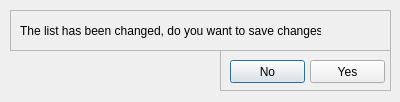
<?xml version="1.0" encoding="UTF-8"?>
<ui version="4.0">
 <class>SaveChanges</class>
 <widget class="QDialog" name="SaveChanges">
  <property name="geometry">
   <rect>
    <x>0</x>
    <y>0</y>
    <width>400</width>
    <height>102</height>
   </rect>
  </property>
  <property name="windowTitle">
   <string>Dialog</string>
  </property>
  <property name="windowIcon">
   <iconset resource="resources.qrc">
    <normaloff>:/rsc/appicon.png</normaloff>:/rsc/appicon.png</iconset>
  </property>
  <widget class="QFrame" name="frame_2">
   <property name="geometry">
    <rect>
     <x>220</x>
     <y>50</y>
     <width>171</width>
     <height>41</height>
    </rect>
   </property>
   <property name="frameShape">
    <enum>QFrame::StyledPanel</enum>
   </property>
   <property name="frameShadow">
    <enum>QFrame::Raised</enum>
   </property>
   <widget class="QPushButton" name="pushButton">
    <property name="geometry">
     <rect>
      <x>10</x>
      <y>10</y>
      <width>75</width>
      <height>23</height>
     </rect>
    </property>
    <property name="text">
     <string>No</string>
    </property>
   </widget>
   <widget class="QPushButton" name="pushButton_2">
    <property name="geometry">
     <rect>
      <x>90</x>
      <y>10</y>
      <width>75</width>
      <height>23</height>
     </rect>
    </property>
    <property name="text">
     <string>Yes</string>
    </property>
   </widget>
  </widget>
  <widget class="QFrame" name="frame">
   <property name="geometry">
    <rect>
     <x>10</x>
     <y>10</y>
     <width>381</width>
     <height>41</height>
    </rect>
   </property>
   <property name="frameShape">
    <enum>QFrame::StyledPanel</enum>
   </property>
   <property name="frameShadow">
    <enum>QFrame::Raised</enum>
   </property>
   <widget class="QLabel" name="label">
    <property name="geometry">
     <rect>
      <x>10</x>
      <y>10</y>
      <width>301</width>
      <height>21</height>
     </rect>
    </property>
    <property name="text">
     <string>The list has been changed, do you want to save changes?</string>
    </property>
   </widget>
  </widget>
 </widget>
 <resources>
  <include location="resources.qrc"/>
 </resources>
 <connections/>
</ui>
